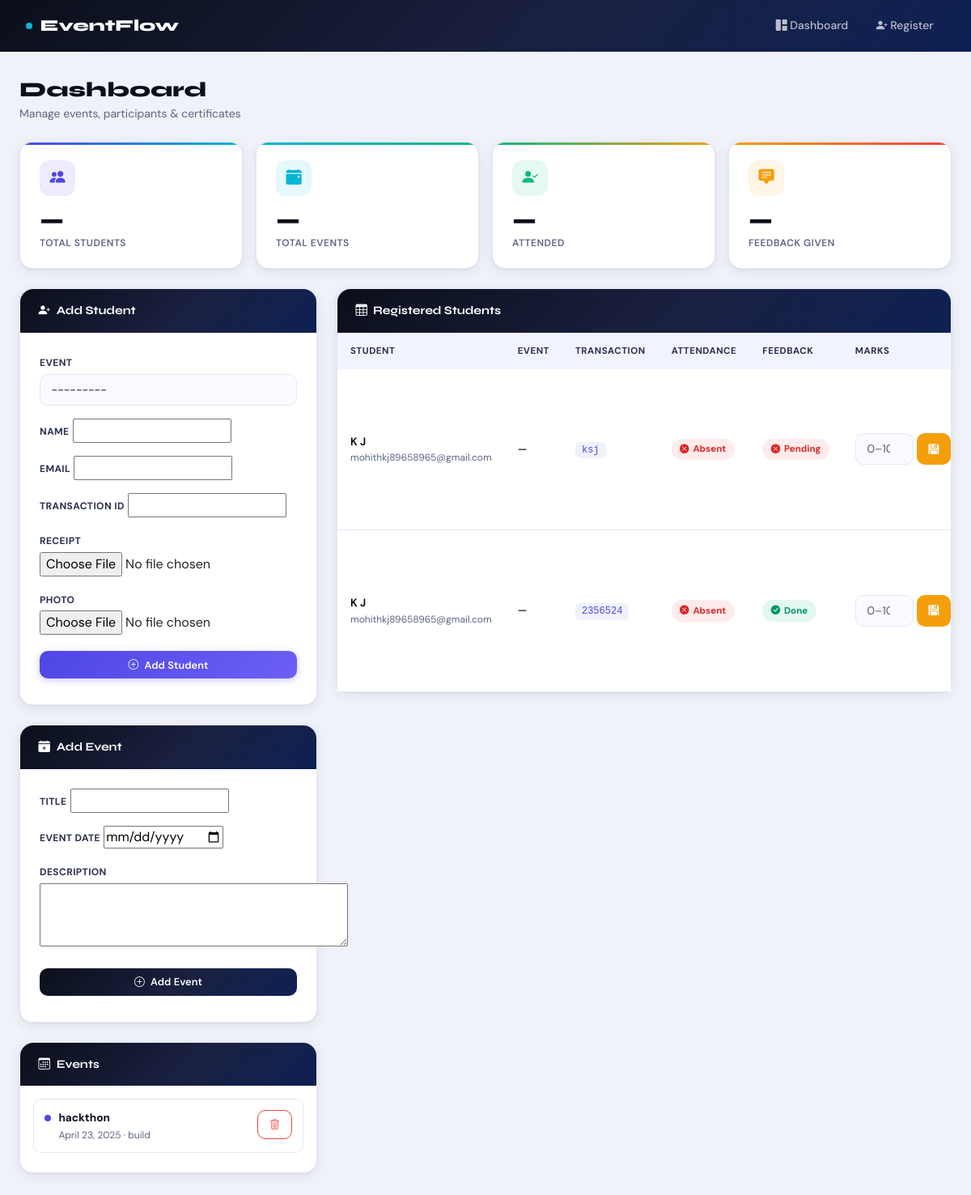
Before: / with the older database file.
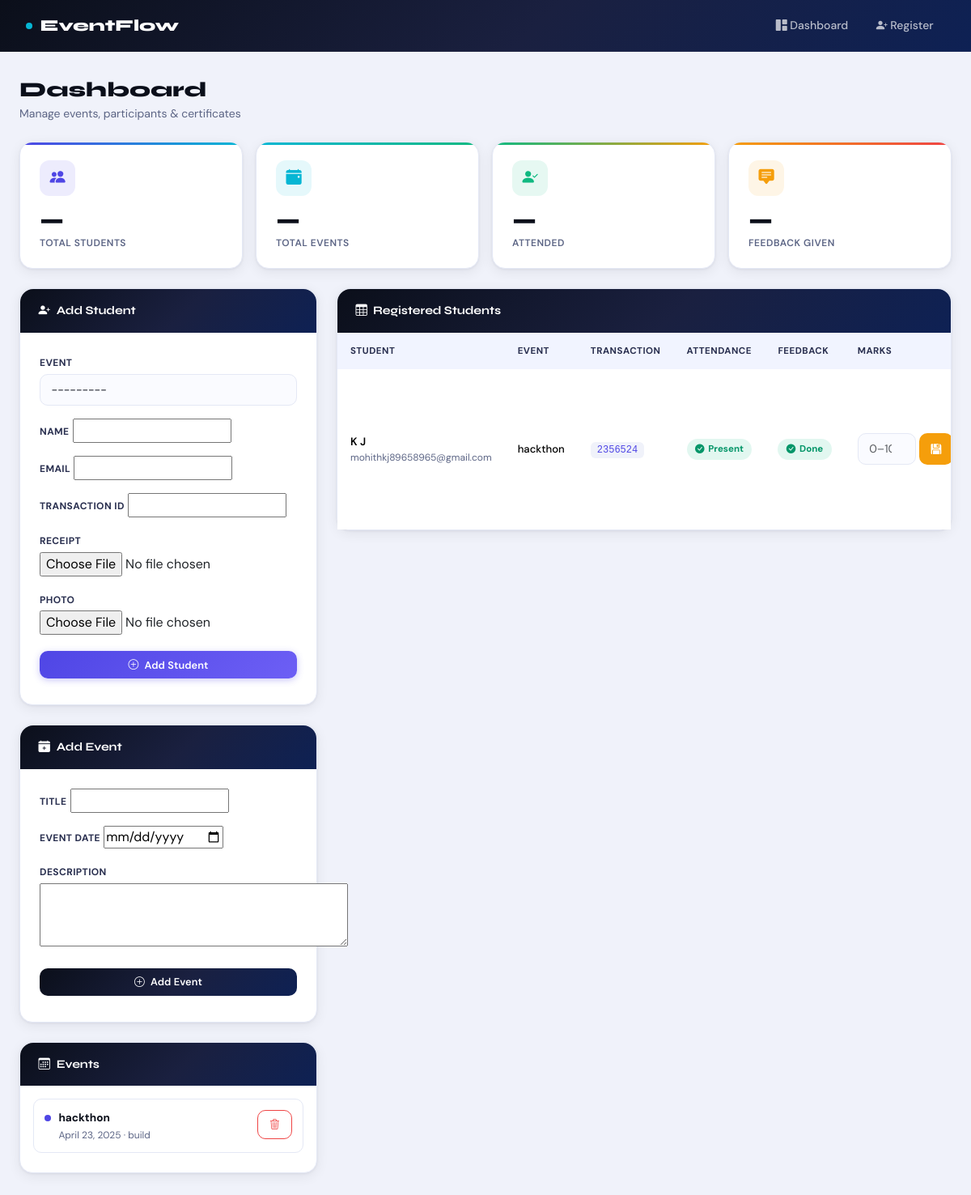
After: the same page with the newer database file.
### events/models.py (models this page shows, shortened)
class Event(models.Model):
    title = models.CharField(max_length=150)
    event_date = models.DateField()
    description = models.TextField(blank=True)
    created_at = models.DateTimeField(auto_now_add=True)
    class Meta:
        ordering = ['event_date', 'title']
    def __str__(self):
        return self.title

class Participant(models.Model):
    event = models.ForeignKey(Event, on_delete=models.CASCADE, related_name='participants', null=True)
    name = models.CharField(max_length=150)
    email = models.EmailField()
    transaction_id = models.CharField(max_length=100, unique=True)
    receipt = models.FileField(upload_to='receipts/', validators=[validate_receipt])
    photo = models.ImageField(upload_to='receipts/', validators=[validate_photo])
    transaction_photo_data = models.BinaryField(blank=True, null=True, editable=False)
    transaction_verified = models.BooleanField(default=True)
    attendance = models.BooleanField(default=False)
    feedback_given = models.BooleanField(default=False)
    feedback_text = models.TextField(blank=True)
    rating = models.PositiveSmallIntegerField(
        null=True,
        blank=True,
        validators=[MinValueValidator(1), MaxValueValidator(5)],
    )
    marks = models.PositiveSmallIntegerField(
        null=True,
        blank=True,
        validators=[MinValueValidator(0), MaxValueValidator(100)],
    )
    certificate_hash = models.UUIDField(default=uuid.uuid4, editable=False, unique=True)
    created_at = models.DateTimeField(auto_now_add=True)
    class Meta:
        ordering = ['-created_at']
    def is_eligible(self):
        return self.attendance and self.feedback_given and self.marks is not None

### events/views.py (the view)
# urls.py: path('', views.dashboard, name='home'),
def dashboard(request):
    participants = Participant.objects.all()
    events = Event.objects.all()
    participant_form = RegistrationForm()
    event_form = EventForm()
    for participant in participants:
        participant.qr_data = generate_qr_data(
            request.build_absolute_uri(reverse('certificate', args=[participant.certificate_hash]))
        )
    context = {
        'participants': participants,
        'events': events,
        'participant_form': participant_form,
        'event_form': event_form,
    }
    return render(request, 'events/dashboard.html', context)

### events/forms.py (shortened to what this page needs)
class RegistrationForm(forms.ModelForm):
    class Meta:
        model = Participant
        fields = ('event', 'name', 'email', 'transaction_id', 'receipt', 'photo')
        widgets = {
            'event': forms.Select(attrs={'class': 'form-select'}),
        }

class EventForm(forms.ModelForm):
    class Meta:
        model = Event
        fields = ('title', 'event_date', 'description')
        widgets = {
            'event_date': forms.DateInput(attrs={'type': 'date'}),
            'description': forms.Textarea(attrs={'rows': 3}),
        }

### events/utils.py (called while the page is built)
def generate_qr_data(url):
    qr = qrcode.QRCode(box_size=4, border=2)
    qr.add_data(url)
    qr.make(fit=True)
    image = qr.make_image(fill_color='black', back_color='white')
    buffer = BytesIO()
    image.save(buffer, format='PNG')
    return base64.b64encode(buffer.getvalue()).decode('utf-8')

### templates/events/dashboard.html (shortened to what this page needs)
{% extends 'base.html' %}
{% block content %}
<div class="d-flex align-items-center justify-content-between mb-4">
  <div>
    <h1 style="font-family:'Syne',sans-serif;font-size:1.6rem;font-weight:800;color:var(--ink);margin:0;">Dashboard</h1>
    <p style="color:var(--ink-3);font-size:.875rem;margin:.2rem 0 0;">Manage events, participants &amp; certificates</p>
  </div>
</div>
<div class="row g-3 mb-4">
  <div class="col-6 col-md-3">
    <div class="stat-card s1">
      <div class="stat-icon"><i class="bi bi-people-fill"></i></div>
      <div class="stat-value" id="count-participants">—</div>
      <div class="stat-label">Total Students</div>
    </div>
  </div>
  <div class="col-6 col-md-3">
    <div class="stat-card s2">
      <div class="stat-icon"><i class="bi bi-calendar-event-fill"></i></div>
      <div class="stat-value" id="count-events">—</div>
      <div class="stat-label">Total Events</div>
    </div>
  </div>
  <div class="col-6 col-md-3">
    <div class="stat-card s3">
      <div class="stat-icon"><i class="bi bi-person-check-fill"></i></div>
      <div class="stat-value" id="count-attended">—</div>
      <div class="stat-label">Attended</div>
    </div>
  </div>
  <div class="col-6 col-md-3">
    <div class="stat-card s4">
      <div class="stat-icon"><i class="bi bi-chat-square-text-fill"></i></div>
      <div class="stat-value" id="count-feedback">—</div>
      <div class="stat-label">Feedback Given</div>
    </div>
  </div>
</div>
<div class="row g-4">
  <div class="col-lg-4">
    <div class="card mb-4">
      <div class="card-header-accent">
        <i class="bi bi-person-plus-fill"></i> Add Student
      </div>
      <div class="card-body p-4">
        <form id="participant-form" enctype="multipart/form-data">
          {% for field in participant_form %}
          <div class="mb-3">
            <label class="form-label">{{ field.label }}</label>
            {{ field }}
          </div>
          {% endfor %}
          <button class="btn btn-primary w-100 mt-1" type="submit">
            <i class="bi bi-plus-circle me-1"></i> Add Student
          </button>
        </form>
      </div>
    </div>
    <div class="card mb-4">
      <div class="card-header-accent">
        <i class="bi bi-calendar-plus-fill"></i> Add Event
      </div>
      <div class="card-body p-4">
        <form id="event-form">
          {% for field in event_form %}
          <div class="mb-3">
            <label class="form-label">{{ field.label }}</label>
            {{ field }}
          </div>
          {% endfor %}
          <button class="btn btn-dark w-100 mt-1" type="submit">
            <i class="bi bi-plus-circle me-1"></i> Add Event
          </button>
        </form>
      </div>
    </div>
    <div class="card">
      <div class="card-header-accent">
        <i class="bi bi-calendar3"></i> Events
      </div>
      <div class="card-body p-3">
        <div id="event-list">
          {% for event in events %}
          <div class="event-item" data-event-id="{{ event.id }}">
            <div style="display:flex;gap:.6rem;align-items:flex-start;flex:1;min-width:0;">
              <span class="event-dot" style="margin-top:6px;"></span>
              <div style="min-width:0;">
                <div style="font-weight:700;font-size:.85rem;color:var(--ink);white-space:nowrap;overflow:hidden;text-overflow:ellipsis;">{{ event.title }}</div>
                <div style="font-size:.75rem;color:var(--ink-3);margin-top:1px;">{{ event.event_date }} · {{ event.description|default:'No description'|truncatechars:40 }}</div>
              </div>
            </div>
            <button class="btn btn-sm btn-outline-danger delete-event flex-shrink-0" data-url="{% url 'delete_event' event.id %}">
              <i class="bi bi-trash3"></i>
            </button>
          </div>
          {% empty %}
          <p style="color:var(--ink-3);font-size:.85rem;text-align:center;padding:.5rem 0;">No events yet.</p>
          {% endfor %}
        </div>
      </div>
    </div>
  </div>
  <div class="col-lg-8">
    <div class="card">
      <div class="card-header-accent d-flex align-items-center justify-content-between">
        <span><i class="bi bi-table me-1"></i> Registered Students</span>
      </div>
      <div class="card-body p-0">
        <div class="table-responsive">
          <table class="table mb-0 align-middle">
            <thead>
              <tr>
                <th>Student</th>
                <th>Event</th>
                <th>Transaction</th>
                <th>Attendance</th>
                <th>Feedback</th>
                <th>Marks</th>
              </tr>
            </thead>
            <tbody id="participant-table-body">
              {% include 'events/participant_rows.html' %}
            </tbody>
          </table>
        </div>
      </div>
    </div>
  </div>
</div>
{% endblock %}

### templates/base.html (shortened to what this page needs)
<!doctype html>
<html lang="en">
<head>
  <link href="https://cdn.jsdelivr.net/npm/bootstrap@5.3.3/dist/css/bootstrap.min.css" rel="stylesheet">
  <link href="https://cdn.jsdelivr.net/npm/bootstrap-icons@1.11.3/font/bootstrap-icons.min.css" rel="stylesheet">
</head>
<body>
<nav class="topbar">
  <a class="topbar-brand" href="{% url 'dashboard' %}">
    <span class="brand-dot"></span>EventFlow
  </a>
  <div class="topbar-nav">
    <a href="{% url 'dashboard' %}"><i class="bi bi-grid-1x2-fill"></i> Dashboard</a>
    <a href="{% url 'register' %}"><i class="bi bi-person-plus-fill"></i> Register</a>
  </div>
</nav>
<div class="page-wrapper">
  {% block content %}{% endblock %}
</div>
</body>
</html>

### templates/events/participant_rows.html (shortened to what this page needs)
{% for participant in participants %}
<tr>
  <td>
    <div style="font-weight:600;font-size:.85rem;">{{ participant.name }}</div>
    <div style="font-size:.75rem;color:var(--ink-3);">{{ participant.email }}</div>
  </td>
  <td>
    <span style="font-size:.82rem;font-weight:500;">{{ participant.event.title|default:'—' }}</span>
  </td>
  <td>
    <code style="font-size:.75rem;background:#f0f2fa;padding:.2rem .5rem;border-radius:6px;color:var(--accent);">{{ participant.transaction_id }}</code>
  </td>
  <td>
    {% if participant.attendance %}
      <span class="badge-yes"><i class="bi bi-check-circle-fill"></i> Present</span>
    {% else %}
      <span class="badge-no"><i class="bi bi-x-circle-fill"></i> Absent</span>
    {% endif %}
  </td>
  <td>
    {% if participant.feedback_given %}
      <span class="badge-yes"><i class="bi bi-check-circle-fill"></i> Done</span>
    {% else %}
      <span class="badge-no"><i class="bi bi-x-circle-fill"></i> Pending</span>
    {% endif %}
  </td>
  <td style="min-width:150px;">
    <form class="marks-form d-flex gap-1" data-url="{% url 'update_marks' participant.pk %}">
      <input type="number" name="marks" min="0" max="100"
             class="form-control form-control-sm"
             value="{{ participant.marks|default_if_none:'' }}"
             placeholder="0–100"
             style="max-width:80px;">
      <button type="submit" class="btn btn-sm btn-warning">
        <i class="bi bi-floppy-fill"></i>
      </button>
    </form>
  </td>
</tr>
{% endfor %}

Changed rows visible on the page:
removed Participant: name "K J", email "mohithkj89658965@gmail.com", event "—", transaction_id "ksj", attendance False (drawn), feedback_given False (drawn)
removed Participant: name "K J", email "mohithkj89658965@gmail.com", event "—", transaction_id "2356524", attendance False (drawn), feedback_given True (drawn)
added Participant: name "K J", email "mohithkj89658965@gmail.com", event "hackthon", transaction_id "2356524", attendance True (drawn), feedback_given True (drawn)
